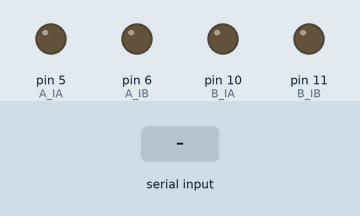
The sketch below on a simulated Arduino Uno, built with avr-gcc and run on an emulated ATmega328P. Parts: output pins drawn as LEDs (lit = HIGH). The inputs (shaded band) are chosen by the test bench. What the sketch prints to the serial monitor is not drawn.

Above: at 1.2 s.
1.3 s: "BALL_TEST\n" received over Serial
At 2.7 s:
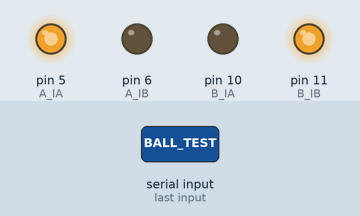
4.3 s: "PING\n" received over Serial
5.8 s: "BALL_STOP\n" received over Serial
Timing chart, 0 to 8.8 s (numbered marks = the images above; inputs shaded):
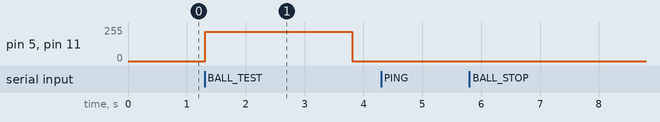

Measured:
- after the input at 1.3 s, pin 5 (A_IA), pin 11 (B_IB): 0/255 → 220/255 at once, → 0/255 2.5 s later
- after the input at 4.3 s, every drawn part: stays the same
- after the input at 5.8 s, every drawn part: stays the same

The sketch:

07_ball_launcher.ino
```cpp
// ================================================================
// SMART PET HOME - LANZADOR DE PELOTAS CON L9110S
// ================================================================
//
// Hardware:
// - 2 motores DC 600 RPM
// - 2 ruedas
// - Driver L9110S
// - Adaptador 9V 1A para motores
// - Arduino por USB
//
// Comandos Serial:
// BALL_LAUNCH:5     -> inicia lanzamiento de 5 pelotas
// BALL_STOP         -> detiene motores
// BALL_POWER:200    -> cambia potencia 0-255
// BALL_TEST         -> prueba breve de motores
// PING              -> PONG
//
// Respuestas:
// BALL:LAUNCH:OK
// BALL:SHOT:<n>
// BALL:DONE
// BALL:STOP:OK
// BALL:POWER:<valor>
// BALL:TEST:OK

const int A_IA = 5;
const int A_IB = 6;

const int B_IA = 10;
const int B_IB = 11;

int velocidadMotores = 220;       // 0 a 255
int cantidadObjetivo = 0;
int pelotasLanzadas = 0;

bool lanzando = false;

unsigned long inicioLanzamiento = 0;
unsigned long ultimoDisparo = 0;

const unsigned long TIEMPO_CALENTAMIENTO_MS = 1200;
const unsigned long INTERVALO_ENTRE_PELOTAS_MS = 2500;
const unsigned long TIEMPO_MAXIMO_LANZAMIENTO_MS = 25000;

void setup() {
  pinMode(A_IA, OUTPUT);
  pinMode(A_IB, OUTPUT);
  pinMode(B_IA, OUTPUT);
  pinMode(B_IB, OUTPUT);

  detenerMotoresFisicamente();

  Serial.begin(9600);
  Serial.println("SMART_PET_BALL_LAUNCHER_L9110S:READY");
}

void loop() {
  leerComandosSerial();

  if (lanzando) {
    manejarLanzamiento();
  }
}

void leerComandosSerial() {
  if (!Serial.available()) {
    return;
  }

  String comando = Serial.readStringUntil('\n');
  comando.trim();

  if (comando.length() == 0) {
    return;
  }

  procesarComando(comando);
}

void procesarComando(String comando) {
  if (comando == "PING") {
    Serial.println("PONG");
    return;
  }

  if (comando == "BALL_STOP") {
    detenerLanzamiento();
    Serial.println("BALL:STOP:OK");
    return;
  }

  if (comando == "BALL_TEST") {
    probarMotores();
    Serial.println("BALL:TEST:OK");
    return;
  }

  if (comando.startsWith("BALL_POWER:")) {
    int nuevaVelocidad = comando.substring(11).toInt();
    nuevaVelocidad = constrain(nuevaVelocidad, 0, 255);
    velocidadMotores = nuevaVelocidad;

    Serial.print("BALL:POWER:");
    Serial.println(velocidadMotores);
    return;
  }

  if (comando.startsWith("BALL_LAUNCH:")) {
    int cantidad = comando.substring(12).toInt();
    iniciarLanzamiento(cantidad);
    return;
  }

  Serial.print("ERROR:UNKNOWN_COMMAND:");
  Serial.println(comando);
}

void iniciarLanzamiento(int cantidad) {
  if (cantidad < 1) {
    cantidad = 1;
  }

  if (cantidad > 5) {
    cantidad = 5;
  }

  cantidadObjetivo = cantidad;
  pelotasLanzadas = 0;
  lanzando = true;

  inicioLanzamiento = millis();
  ultimoDisparo = 0;

  encenderMotoresHaciaAdentro();

  Serial.println("BALL:LAUNCH:OK");
}

void manejarLanzamiento() {
  unsigned long ahora = millis();

  if (ahora - inicioLanzamiento > TIEMPO_MAXIMO_LANZAMIENTO_MS) {
    detenerLanzamiento();
    Serial.println("BALL:DONE");
    return;
  }

  if (ahora - inicioLanzamiento < TIEMPO_CALENTAMIENTO_MS) {
    return;
  }

  if (ultimoDisparo == 0 || ahora - ultimoDisparo >= INTERVALO_ENTRE_PELOTAS_MS) {
    ultimoDisparo = ahora;
    pelotasLanzadas++;

    Serial.print("BALL:SHOT:");
    Serial.println(pelotasLanzadas);

    if (pelotasLanzadas >= cantidadObjetivo) {
      detenerLanzamiento();
      Serial.println("BALL:DONE");
    }
  }
}

void detenerLanzamiento() {
  lanzando = false;
  cantidadObjetivo = 0;
  pelotasLanzadas = 0;
  detenerMotoresFisicamente();
}

void probarMotores() {
  encenderMotoresHaciaAdentro();
  delay(2500);
  detenerMotoresFisicamente();
}

void encenderMotoresHaciaAdentro() {
  // Motor A hacia adelante
  analogWrite(A_IA, velocidadMotores);
  analogWrite(A_IB, 0);

  // Motor B en sentido contrario para que ambas ruedas giren hacia adentro
  analogWrite(B_IA, 0);
  analogWrite(B_IB, velocidadMotores);
}

void detenerMotoresFisicamente() {
  analogWrite(A_IA, 0);
  analogWrite(A_IB, 0);
  analogWrite(B_IA, 0);
  analogWrite(B_IB, 0);
}
```
